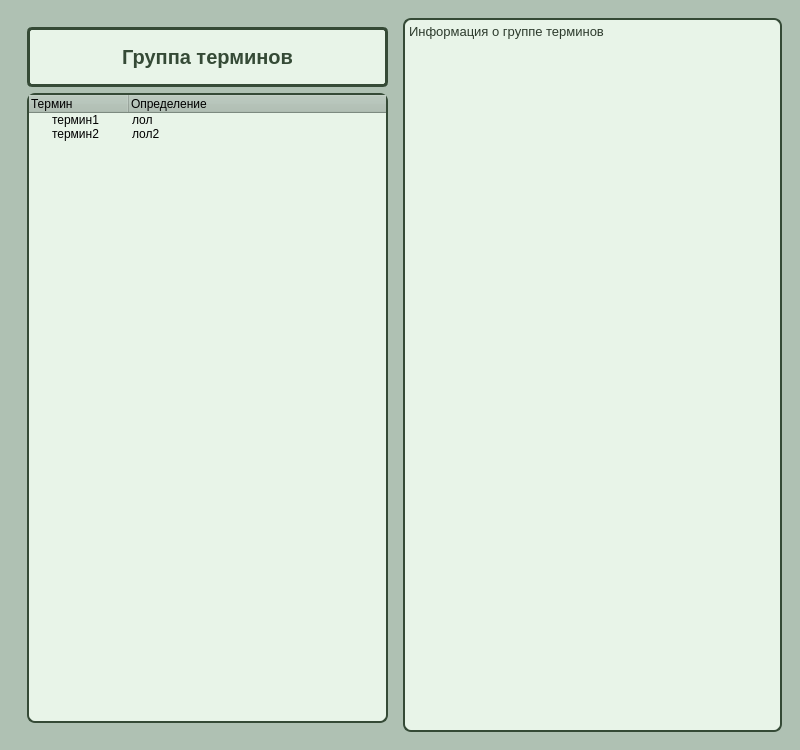
<?xml version="1.0" encoding="UTF-8"?>
<ui version="4.0">
 <class>MainWindow</class>
 <widget class="QMainWindow" name="MainWindow">
  <property name="geometry">
   <rect>
    <x>0</x>
    <y>0</y>
    <width>800</width>
    <height>750</height>
   </rect>
  </property>
  <property name="windowTitle">
   <string>Термины - Прототипы</string>
  </property>
  <property name="styleSheet">
   <string notr="true">background-color: #afc1b3;</string>
  </property>
  <widget class="QWidget" name="centralwidget">
   <layout class="QVBoxLayout" name="verticalLayout">
    <item>
     <widget class="QStackedWidget" name="stackedWidget">
      <property name="currentIndex">
       <number>2</number>
      </property>
      <widget class="QWidget" name="page_1">
       <layout class="QHBoxLayout" name="horizontalLayout_1">
        <item>
         <widget class="QWidget" name="leftPanel_1" native="true">
          <layout class="QVBoxLayout" name="leftLayout_1">
           <item>
            <widget class="QPushButton" name="showListButton_1">
             <property name="styleSheet">
              <string notr="true">QPushButton {
    background-color: #7c9990;
    font-family: &quot;Georgia&quot;;
    font-size: 10px;
    font-weight: bold;
    color: white;
    border: 2px solid #364541;
    border-radius: 20px;
    color: white;
    font-size: 14px;
    font-weight: bold;
    padding: 10px 20px;
}

QPushButton:hover {
    background-color: #637d75;
}

QPushButton:pressed {
    background-color: #4d615b;
    padding: 11px 19px 9px 21px;
}</string>
             </property>
             <property name="text">
              <string>Список терминов</string>
             </property>
            </widget>
           </item>
           <item>
            <widget class="QListWidget" name="termsList_1">
             <property name="visible">
              <bool>false</bool>
             </property>
             <property name="styleSheet">
              <string notr="true">QListWidget {
    background-color: #e8f4f0;
    border: 2px solid #364541;
    border-radius: 10px;
    font-family: &quot;Georgia&quot;;
    font-size: 14px;
}</string>
             </property>
             <item>
              <property name="text">
               <string>Алгоритм</string>
              </property>
             </item>
             <item>
              <property name="text">
               <string>Переменная</string>
              </property>
             </item>
             <item>
              <property name="text">
               <string>Функция</string>
              </property>
             </item>
             <item>
              <property name="text">
               <string>Массив</string>
              </property>
             </item>
            </widget>
           </item>
          </layout>
         </widget>
        </item>
        <item>
         <widget class="QWidget" name="rightPanel_1" native="true">
          <layout class="QVBoxLayout" name="rightLayout_1">
           <item>
            <widget class="QLabel" name="imageLabel_1">
             <property name="minimumSize">
              <size>
               <width>400</width>
               <height>300</height>
              </size>
             </property>
             <property name="styleSheet">
              <string notr="true">QLabel {
    font-family: &quot;Georgia&quot;;
    font-size: 25px;
    color: black;
    border: 2px solid #364541;
    border-radius: 15px;
    padding: 10px;
    background-color: #e8f4f0;
}</string>
             </property>
             <property name="text">
              <string>Изображение термина</string>
             </property>
             <property name="alignment">
              <set>Qt::AlignCenter</set>
             </property>
            </widget>
           </item>
           <item>
            <widget class="QScrollArea" name="textScrollArea_1">
             <property name="styleSheet">
              <string notr="true">QScrollArea {
    border: 2px solid #364541;
    border-radius: 15px;
    background-color: #e8f4f0;
}</string>
             </property>
             <property name="widgetResizable">
              <bool>true</bool>
             </property>
             <widget class="QWidget" name="scrollAreaWidgetContents_1">
              <property name="geometry">
               <rect>
                <x>0</x>
                <y>0</y>
                <width>521</width>
                <height>373</height>
               </rect>
              </property>
              <layout class="QVBoxLayout" name="verticalLayout_2">
               <item>
                <widget class="QLabel" name="textLabel_1">
                 <property name="minimumSize">
                  <size>
                   <width>0</width>
                   <height>200</height>
                  </size>
                 </property>
                 <property name="font">
                  <font>
                   <family>Georgia</family>
                   <pointsize>16</pointsize>
                  </font>
                 </property>
                 <property name="styleSheet">
                  <string notr="true">border: none;
padding: 15px;
background-color: #e8f4f0;
color: #2c3e30;
line-height: 1.4;</string>
                 </property>
                 <property name="text">
                  <string>Выберите термин из списка для просмотра подробного описания и изображения.</string>
                 </property>
                 <property name="alignment">
                  <set>Qt::AlignTop</set>
                 </property>
                 <property name="wordWrap">
                  <bool>true</bool>
                 </property>
                </widget>
               </item>
              </layout>
             </widget>
            </widget>
           </item>
          </layout>
         </widget>
        </item>
       </layout>
      </widget>
      <widget class="QWidget" name="page_2">
       <layout class="QVBoxLayout" name="verticalLayout_3">
        <item>
         <widget class="QListWidget" name="termsList_2">
          <property name="styleSheet">
           <string notr="true">QListWidget {
    background-color: #f0e8f4;
    border: 2px solid #4a3654;
    border-radius: 10px;
    font-family: &quot;Arial&quot;;
    font-size: 13px;
    font-weight: bold;
}</string>
          </property>
          <item>
           <property name="text">
            <string>Термин</string>
           </property>
          </item>
          <item>
           <property name="text">
            <string>термин</string>
           </property>
          </item>
         </widget>
        </item>
        <item>
         <layout class="QHBoxLayout" name="horizontalLayout_2">
          <item>
           <widget class="QLabel" name="imageLabel_2">
            <property name="minimumSize">
             <size>
              <width>300</width>
              <height>250</height>
             </size>
            </property>
            <property name="styleSheet">
             <string notr="true">QLabel {
    font-family: &quot;Arial&quot;;
    font-size: 18px;
    color: #4a3654;
    border: 2px dashed #4a3654;
    border-radius: 10px;
    padding: 10px;
    background-color: #f0e8f4;
}</string>
            </property>
            <property name="text">
             <string>Картинка</string>
            </property>
            <property name="alignment">
             <set>Qt::AlignCenter</set>
            </property>
           </widget>
          </item>
          <item>
           <widget class="QTextEdit" name="textEdit_2">
            <property name="styleSheet">
             <string notr="true">QTextEdit {
    background-color: #f0e8f4;
    border: 2px solid #4a3654;
    border-radius: 10px;
    font-family: &quot;Arial&quot;;
    font-size: 14px;
    color: #4a3654;
    padding: 10px;
}</string>
            </property>
            <property name="html">
             <string>&lt;!DOCTYPE HTML PUBLIC &quot;-//W3C//DTD HTML 4.0//EN&quot; &quot;http://www.w3.org/TR/REC-html40/strict.dtd&quot;&gt;
&lt;html&gt;&lt;head&gt;&lt;meta name=&quot;qrichtext&quot; content=&quot;1&quot; /&gt;&lt;style type=&quot;text/css&quot;&gt;
p, li { white-space: pre-wrap; }
&lt;/style&gt;&lt;/head&gt;&lt;body style=&quot; font-family:'Arial'; font-size:14px; font-weight:400; font-style:normal;&quot;&gt;
&lt;p style=&quot; margin-top:0px; margin-bottom:0px; margin-left:0px; margin-right:0px; -qt-block-indent:0; text-indent:0px;&quot;&gt;&lt;span style=&quot; font-size:14px;&quot;&gt;Определение&lt;/span&gt;&lt;/p&gt;&lt;/body&gt;&lt;/html&gt;</string>
            </property>
            <property name="plainText">
             <string>Определение</string>
            </property>
           </widget>
          </item>
         </layout>
        </item>
       </layout>
      </widget>
      <widget class="QWidget" name="page_3">
       <layout class="QHBoxLayout" name="horizontalLayout_3">
        <item>
         <widget class="QWidget" name="widget" native="true">
          <layout class="QVBoxLayout" name="verticalLayout_4">
           <item>
            <widget class="QLabel" name="label">
             <property name="styleSheet">
              <string notr="true">QLabel {
    font-family: &quot;Courier New&quot;;
    font-size: 20px;
    font-weight: bold;
    color: #354a36;
    background-color: #e8f4e8;
    border: 3px solid #354a36;
    border-radius: 5px;
    padding: 15px;
}</string>
             </property>
             <property name="text">
              <string>Группа терминов</string>
             </property>
             <property name="alignment">
              <set>Qt::AlignCenter</set>
             </property>
            </widget>
           </item>
           <item>
            <widget class="QTreeWidget" name="treeWidget">
             <property name="styleSheet">
              <string notr="true">QTreeWidget {
    background-color: #e8f4e8;
    border: 2px solid #354a36;
    border-radius: 8px;
    font-family: &quot;Courier New&quot;;
    font-size: 12px;
}</string>
             </property>
             <column>
              <property name="text">
               <string>Термин</string>
              </property>
             </column>
             <column>
              <property name="text">
               <string>Определение</string>
              </property>
             </column>
             <item>
              <property name="text">
               <string>термин1</string>
              </property>
              <property name="text">
               <string>лол</string>
              </property>
             </item>
             <item>
              <property name="text">
               <string>термин2</string>
              </property>
              <property name="text">
               <string>лол2</string>
              </property>
             </item>
            </widget>
           </item>
          </layout>
         </widget>
        </item>
        <item>
         <widget class="QTextBrowser" name="textBrowser">
          <property name="styleSheet">
           <string notr="true">QTextBrowser {
    background-color: #e8f4e8;
    border: 2px solid #354a36;
    border-radius: 8px;
    font-family: &quot;Courier New&quot;;
    font-size: 13px;
    color: #2d3b2d;
}</string>
          </property>
          <property name="html">
           <string>&lt;!DOCTYPE HTML PUBLIC &quot;-//W3C//DTD HTML 4.0//EN&quot; &quot;http://www.w3.org/TR/REC-html40/strict.dtd&quot;&gt;
&lt;html&gt;&lt;head&gt;&lt;meta name=&quot;qrichtext&quot; content=&quot;1&quot; /&gt;&lt;style type=&quot;text/css&quot;&gt;
p, li { white-space: pre-wrap; }
&lt;/style&gt;&lt;/head&gt;&lt;body style=&quot; font-family:'Courier New'; font-size:13px; font-weight:400; font-style:normal;&quot;&gt;
&lt;p style=&quot; margin-top:0px; margin-bottom:0px; margin-left:0px; margin-right:0px; -qt-block-indent:0; text-indent:0px;&quot;&gt;&lt;span style=&quot; font-size:13px;&quot;&gt;Информация о группе терминов&lt;/span&gt;&lt;/p&gt;&lt;/body&gt;&lt;/html&gt;</string>
          </property>
          <property name="plainText">
           <string>Информация о группе терминов</string>
          </property>
         </widget>
        </item>
       </layout>
      </widget>
     </widget>
    </item>
   </layout>
  </widget>
 </widget>
 <resources/>
 <connections/>
</ui>
